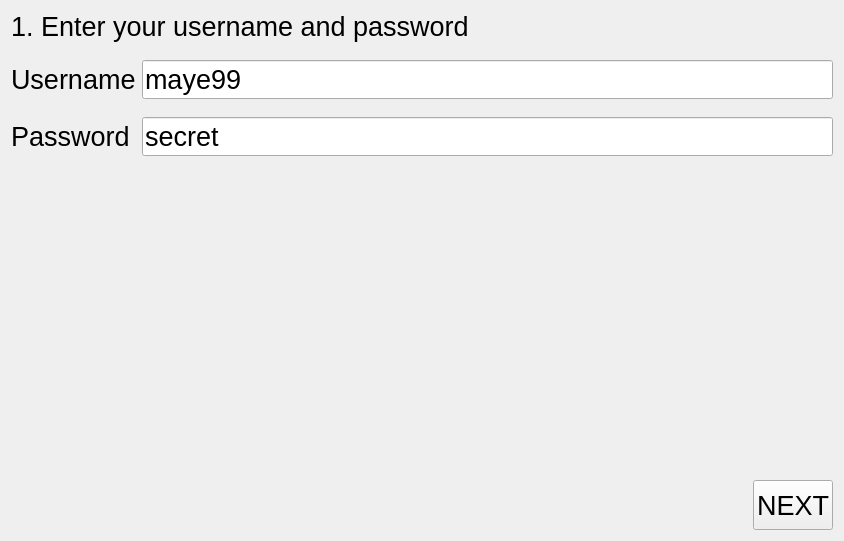
<?xml version="1.0" encoding="UTF-8"?>
<ui version="4.0">
 <class>wUsernamePassword</class>
 <widget class="QWidget" name="wUsernamePassword">
  <property name="geometry">
   <rect>
    <x>0</x>
    <y>0</y>
    <width>844</width>
    <height>541</height>
   </rect>
  </property>
  <property name="windowTitle">
   <string>Form</string>
  </property>
  <layout class="QGridLayout" name="gridLayout">
   <property name="verticalSpacing">
    <number>18</number>
   </property>
   <item row="2" column="0">
    <widget class="QLabel" name="label_3">
     <property name="font">
      <font>
       <pointsize>20</pointsize>
      </font>
     </property>
     <property name="text">
      <string>Password</string>
     </property>
    </widget>
   </item>
   <item row="3" column="0" colspan="2">
    <widget class="QWidget" name="widget_2" native="true">
     <property name="minimumSize">
      <size>
       <width>0</width>
       <height>30</height>
      </size>
     </property>
     <layout class="QHBoxLayout" name="horizontalLayout_3">
      <item>
       <spacer name="horizontalSpacer_2">
        <property name="orientation">
         <enum>Qt::Horizontal</enum>
        </property>
        <property name="sizeHint" stdset="0">
         <size>
          <width>390</width>
          <height>20</height>
         </size>
        </property>
       </spacer>
      </item>
      <item>
       <widget class="RKeyboard" name="wkbd" native="true"/>
      </item>
      <item>
       <spacer name="horizontalSpacer_3">
        <property name="orientation">
         <enum>Qt::Horizontal</enum>
        </property>
        <property name="sizeHint" stdset="0">
         <size>
          <width>390</width>
          <height>20</height>
         </size>
        </property>
       </spacer>
      </item>
     </layout>
    </widget>
   </item>
   <item row="0" column="0" colspan="2">
    <widget class="QLabel" name="label">
     <property name="font">
      <font>
       <pointsize>20</pointsize>
      </font>
     </property>
     <property name="text">
      <string>1. Enter your username and password</string>
     </property>
     <property name="alignment">
      <set>Qt::AlignLeading|Qt::AlignLeft|Qt::AlignTop</set>
     </property>
    </widget>
   </item>
   <item row="5" column="0" colspan="2">
    <layout class="QHBoxLayout" name="horizontalLayout_2">
     <item>
      <spacer name="horizontalSpacer">
       <property name="orientation">
        <enum>Qt::Horizontal</enum>
       </property>
       <property name="sizeHint" stdset="0">
        <size>
         <width>724</width>
         <height>20</height>
        </size>
       </property>
      </spacer>
     </item>
     <item>
      <widget class="QPushButton" name="btnNext">
       <property name="minimumSize">
        <size>
         <width>0</width>
         <height>50</height>
        </size>
       </property>
       <property name="font">
        <font>
         <pointsize>20</pointsize>
        </font>
       </property>
       <property name="text">
        <string>NEXT</string>
       </property>
      </widget>
     </item>
    </layout>
   </item>
   <item row="1" column="0">
    <widget class="QLabel" name="label_2">
     <property name="font">
      <font>
       <pointsize>20</pointsize>
      </font>
     </property>
     <property name="text">
      <string>Username</string>
     </property>
    </widget>
   </item>
   <item row="2" column="1">
    <widget class="LineEdit" name="lePassword">
     <property name="font">
      <font>
       <pointsize>20</pointsize>
      </font>
     </property>
     <property name="text">
      <string>secret</string>
     </property>
    </widget>
   </item>
   <item row="1" column="1">
    <widget class="LineEdit" name="leUsername">
     <property name="font">
      <font>
       <pointsize>20</pointsize>
      </font>
     </property>
     <property name="text">
      <string>maye99</string>
     </property>
    </widget>
   </item>
   <item row="4" column="0" colspan="2">
    <widget class="QWidget" name="widget" native="true">
     <property name="sizePolicy">
      <sizepolicy hsizetype="Preferred" vsizetype="Preferred">
       <horstretch>0</horstretch>
       <verstretch>1</verstretch>
      </sizepolicy>
     </property>
     <layout class="QHBoxLayout" name="horizontalLayout"/>
    </widget>
   </item>
  </layout>
 </widget>
 <customwidgets>
  <customwidget>
   <class>RKeyboard</class>
   <extends>QWidget</extends>
   <header location="global">rkeyboard.h</header>
   <container>1</container>
  </customwidget>
  <customwidget>
   <class>LineEdit</class>
   <extends>QLineEdit</extends>
   <header location="global">lineedit.h</header>
  </customwidget>
 </customwidgets>
 <tabstops>
  <tabstop>leUsername</tabstop>
  <tabstop>lePassword</tabstop>
  <tabstop>btnNext</tabstop>
 </tabstops>
 <resources/>
 <connections/>
</ui>
